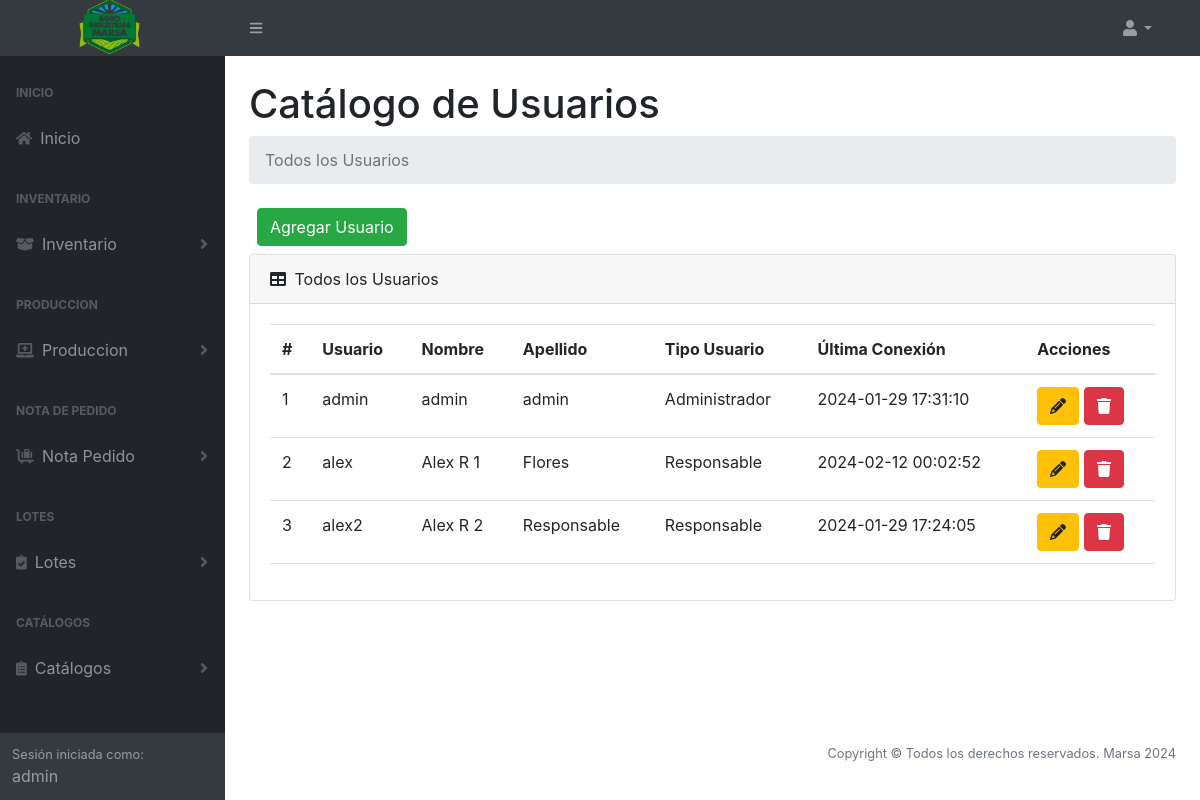
The page /users (signed in) on the database as committed earlier.
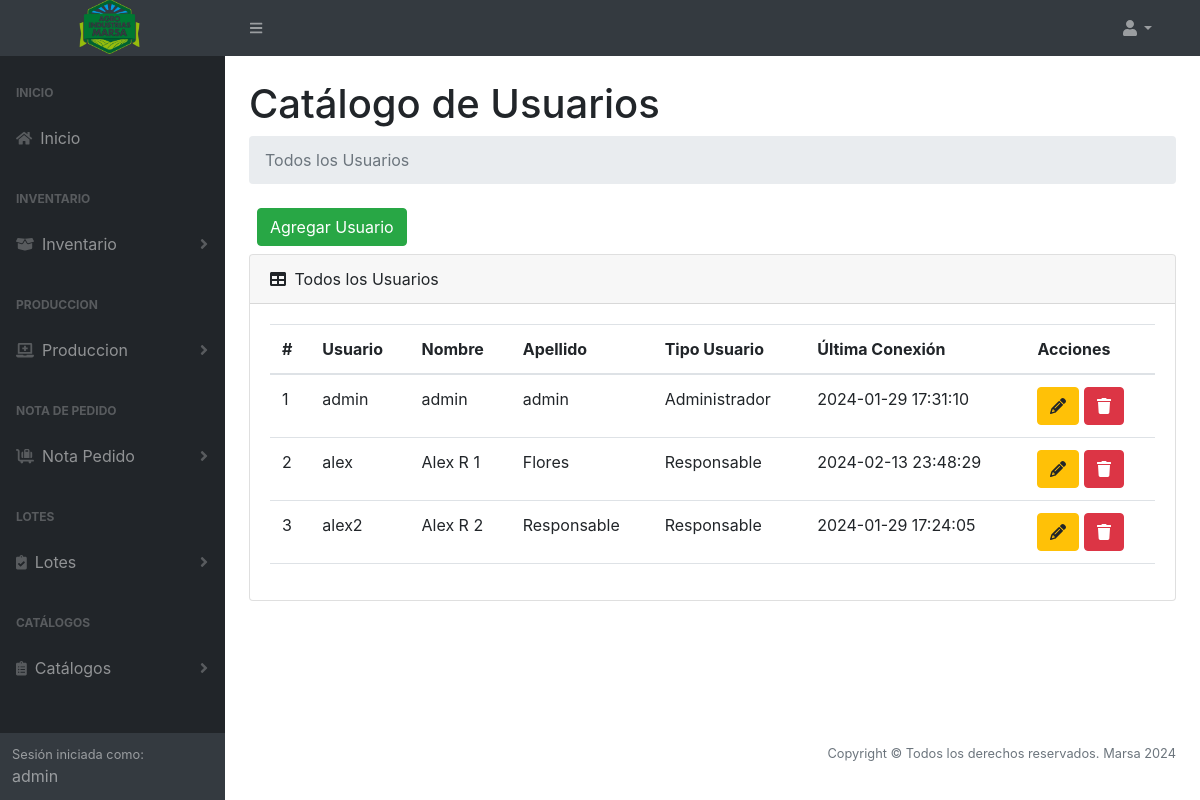
The same page on the database as committed later.
### tables this page shows
CREATE TABLE `tb_usuario` (
  `IdUsu` int(11) NOT NULL,
  `IdTipoUsu` int(11) NOT NULL,
  `NombreUsu` varchar(255) NOT NULL,
  `Nombre` varchar(255) NOT NULL,
  `Apellido` varchar(255) NOT NULL,
  `password` varchar(255) NOT NULL,
  `LastConnection` datetime DEFAULT NULL,
  `DateCreate` datetime NOT NULL,
  `DateUpdate` datetime NOT NULL
);

CREATE TABLE `tb_tipousuario` (
  `IdTipoUsu` int(11) NOT NULL,
  `DescripcionTipo` varchar(255) NOT NULL
);

### controller/template.controller.php (called while the page is built)
<?php
class TemplateController
{
  static public function ctrTemplate()
  {
    include "view/template.php";
  }
}

### index.php (called while the page is built, shortened)
<?php
require_once "controller/template.controller.php";
require_once "controller/users.controller.php";
require_once "controller/lotes.controller.php";
require_once "model/users.model.php";
$template = new TemplateController();
$template -> ctrTemplate();

### controller/users.controller.php (called while the page is built, shortened)
<?php
class UsersController
{
  public static function ctrGetAllUsers()
  {
    $table = "tb_usuario";
    $usersList = UsersModel::mdlGetAllUsers($table);
    return $usersList;
  }
}

### model/conexion.php (called while the page is built)
<?php
class Conexion
{
  static public function conn()
  {
    $link = new PDO("mysql:host=localhost;dbname=marsa_db","root","");
    $link->exec("set names utf8");
    return $link;
  }
}

### model/users.model.php (called while the page is built, shortened)
<?php
require_once "conexion.php";
class UsersModel
{
  public static function mdlGetAllUsers($table)
  {
    $statement = Conexion::conn()->prepare("SELECT tb_usuario.IdUsu, tb_usuario.NombreUsu, tb_usuario.Nombre, tb_usuario.Apellido, tb_usuario.LastConnection, tb_TipoUsuario.DescripcionTipo FROM $table INNER JOIN tb_TipoUsuario ON tb_usuario.IdTipoUsu = tb_TipoUsuario.IdTipoUsu ORDER BY IdUsu ASC");
    $statement -> execute();
    return $statement -> fetchAll();
  }
}

### view/modules/users.php (the view, shortened to what this page needs)
</div>
</div>
<div class="sb-sidenav-footer">
  <div class="small">Sesión iniciada como:</div>
  <?php echo $_SESSION["Nombre"] ?>
</div>
</nav>
</div>
<div id="layoutSidenav_content">
  <main class="bg">
    <div class="container-fluid px-4">
      <h1 class="mt-4">Catálogo de Usuarios</h1>
      <ol class="breadcrumb mb-4">
        <li class="breadcrumb-item active">Todos los Usuarios</li>
      </ol>
      <div class="d-flex m-2">
        <button type="button" class="btn btn-success" data-bs-toggle="modal" data-bs-target="#modalAddUser">
          Agregar Usuario
        </button>
      </div>
      <div class="card mb-4">
        <div class="card-header">
          <i class="fas fa-table me-1"></i>
          Todos los Usuarios
        </div>
        <div class="card-body">
          <table id="datatablesSimple" class="data-table-Usuario table">
            <thead>
              <tr>
                <th>#</th>
                <th>Usuario</th>
                <th>Nombre</th>
                <th>Apellido</th>
                <th>Tipo Usuario</th>
                <th>Última Conexión</th>
                <th>Acciones</th>
              </tr>
            </thead>
            <tbody>
              <?php
              $listUsers = UsersController::ctrGetAllUsers();
              foreach ($listUsers as $key => $value) {
                echo
                '<tr>
                  <td>' . ($key + 1) . '</td>
                  <td>' . $value["NombreUsu"] . '</td>
                  <td>' . $value["Nombre"] . '</td>
                  <td>' . $value["Apellido"] . '</td>
                  <td>' . $value["DescripcionTipo"] . '</td>
                  <td>' . $value["LastConnection"] . '</td>
                  <td>
                    <button class="btn btn-warning btnEditUser" codUser="' . $value["IdUsu"] . '" data-bs-toggle="modal" data-bs-target="#modalEditUser"><i class="fa-solid fa-pencil"></i></button>
                    <button class="btn btn-danger btnDeleteUser" codUser="' . $value["IdUsu"] . '"><i class="fa-solid fa-trash"></i></button>
                  </td>
                </tr>';
              }
              ?>
            </tbody>
          </table>
        </div>
      </div>
    </div>
  </main>
</div>
</div>

Rows that differ between the two databases and show on the page:
changed tb_usuario "alex": LastConnection "2024-02-12 00:02:52" → "2024-02-13 23:48:29"
